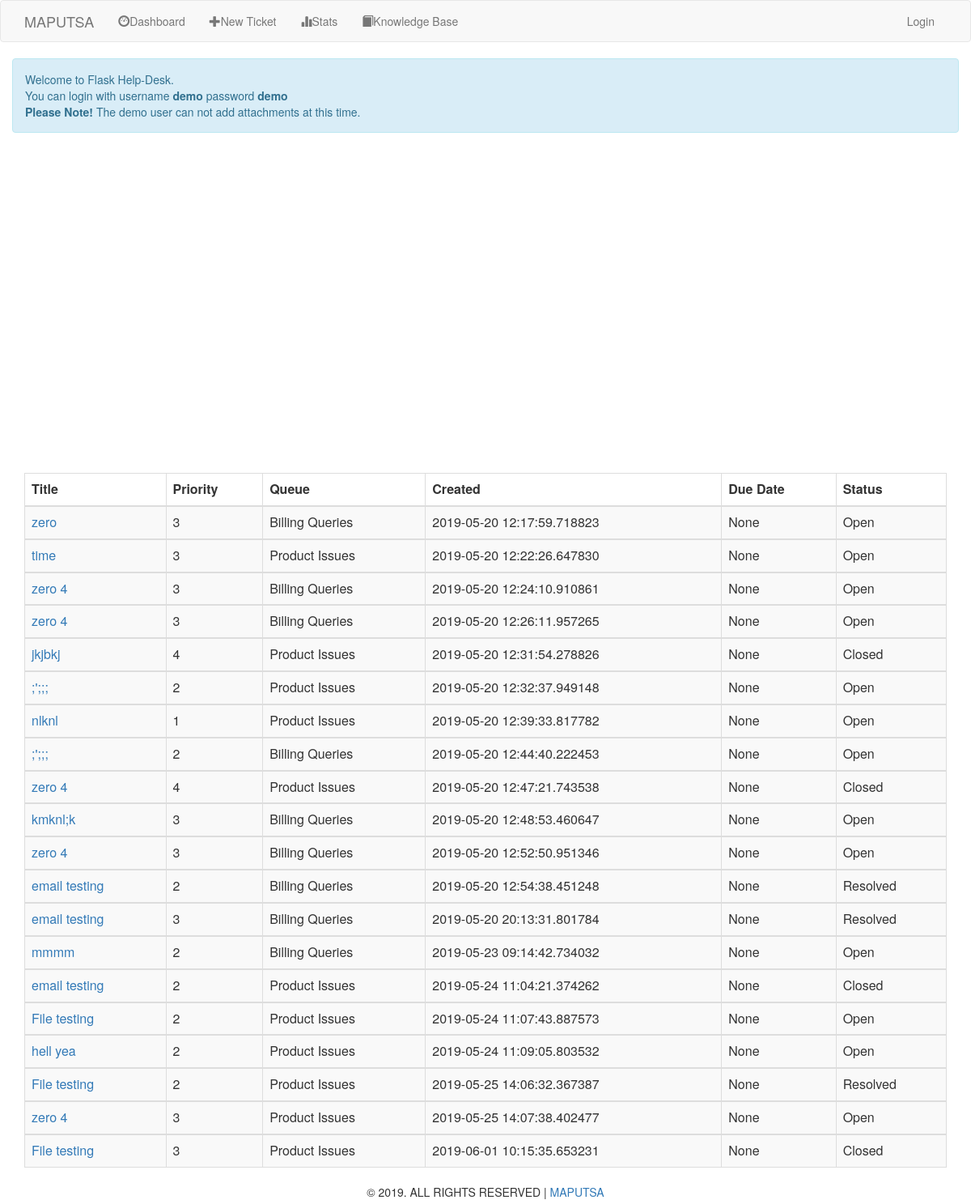
The page /entry on the database its author committed.
### app/models.py (models this page shows, shortened)
class SearchableMixin(object):
    @classmethod
    def search(cls, expression, page, per_page):
        ids, total = query_index(cls.__tablename__, expression, page, per_page)
        if total == 0:
            return cls.query.filter_by(id=0), 0
        when = []
        for i in range(len(ids)):
            when.append((ids[i], i))
        return cls.query.filter(cls.id.in_(ids)).order_by(
            db.case(when, values=cls.id)), total

class Ticket(SearchableMixin, db.Model):
    __searchable__ = ['email', 'title', 'content']
    id = db.Column(db.Integer, primary_key=True)
    name = db.Column(db.String(80))
    sender_id = db.Column(db.Integer, db.ForeignKey('user.id'))
    title = db.Column(db.String(120), db.ForeignKey('user.username'))
    content = db.Column(db.String(300))
    file = db.Column(db.String, default=None, nullable=True)
    department = db.Column(db.String)
    due_date = db.Column(db.DateTime, default=None)
    priority = db.Column(db.String)
    timestamp = db.Column(db.DateTime, index=True, default=datetime.utcnow)
    status = db.Column(db.String, default='Open')
    email = db.Column(db.String)
    data = db.Column(db.LargeBinary)

### app/routes.py (the view)
@app.route('/entry')
def thirty():
    point = Ticket.query.filter(Ticket.timestamp >= thirty_days).all()
    return render_template('thirty.html', point=point)

### app/templates/thirty.html
{% extends 'layout.html' %}
{% block app_content %}
   <table class="table table-striped table-bordered">
        <thead>
            <tr>
                <th scope="col">Title</th><th scope="col">Priority</th><th scope="col">Queue</th><th scope="col">Created</th><th scope="col">Due Date</th><th scope="col">Status</th>
            </tr>
        </thead>
    {% for items in point %}
        <tbody>
            <tr>
                <td><a href="{{ url_for('each', id=items.id) }}">{{ items.title }}</a></td><td>{{ items.priority }}</td><td>{{ items.department }}</td><td>{{ items.timestamp }}</td><td>{{ items.due_date }}</td><td>{{ items.status }}</td><br>
            </tr>
        </tbody>
    {% endfor %}
    </table>
{% endblock %}

### app/templates/layout.html (shortened to what this page needs)
<html>
{% extends 'bootstrap/base.html' %}
    {% block navbar %}
    <link rel="stylesheet" type="text/css" href="{{ url_for('static', filename='style.css') }}">
        <nav class="navbar navbar-default rr">
             <div class="container">
                   <div class="navbar-header">
                            <a class="navbar-brand" href="{{ url_for('index') }}">MAPUTSA</a>
                   </div>
                    <div class="collapse navbar-collapse" id="bs-example-navbar-collapse-1">
                        <ul class="nav navbar-nav">
                            <li><a href="{{ url_for('dashboard') }}"><span class="glyphicon glyphicon-dashboard"></span>Dashboard</a></li>
                                <li><a href="{{ url_for('tickets') }}"><span class="glyphicon glyphicon-plus"></span>New Ticket</a></li>
                                <li><a href="{{ url_for('stats') }}"><span class="glyphicon glyphicon-stats"></span>Stats</a></li>
                                <li><a href="{{ url_for('kb') }}"><span class="glyphicon glyphicon-book"></span>Knowledge Base </a></li>
                        </ul>
                            <ul class="nav navbar-nav navbar-right">
                                {% if current_user.is_anonymous %}
                                 <li><a href="{{ url_for('login') }}">Login</a></li>
                                {% else %}
                                 <li><a href="{{ url_for('user', username=current_user.username) }}">{{ current_user.username }}</a></li>
                                  <li><a href="{{ url_for('logout') }}">Logout</a></li>
                                {% endif %}
                            </ul>
                    </div>
            </div>
        </nav>
        <div class="alert container alert-info">
            <p>Welcome to Flask Help-Desk. <br>
            You can login with username <strong>demo</strong> password <strong>demo</strong></p>
            <strong>Please Note!</strong> The demo user can not add attachments at this time.
        </div>
    {% endblock %}
    {% block content %}
    <div class="container">
        {% block app_content %}{% endblock %}
    </div>
</body>
<footer class="page-footer font-small blue fixed-bottom">
    <div class="footer-copyright text-center py-3">&copy; <script>document.write(new Date().getFullYear())</script>. ALL RIGHTS RESERVED | <a href="https://www.facebook.com/tauraivmaputsa.valentine">MAPUTSA</a></div>
</footer>
</html>
{% endblock %}

### rows shown on the page
Ticket: title "zero", priority "3", department "Billing Queries", timestamp "2019-05-20 12:17:59.718823", due_date "None", status "Open"
Ticket: title "time", priority "3", department "Product Issues", timestamp "2019-05-20 12:22:26.647830", due_date "None", status "Open"
Ticket: title "zero 4", priority "3", department "Billing Queries", timestamp "2019-05-20 12:24:10.910861", due_date "None", status "Open"
Ticket: title "zero 4", priority "3", department "Billing Queries", timestamp "2019-05-20 12:26:11.957265", due_date "None", status "Open"
Ticket: title "jkjbkj", priority "4", department "Product Issues", timestamp "2019-05-20 12:31:54.278826", due_date "None", status "Closed"
Ticket: title ";';;;", priority "2", department "Product Issues", timestamp "2019-05-20 12:32:37.949148", due_date "None", status "Open"
Ticket: title "nlknl", priority "1", department "Product Issues", timestamp "2019-05-20 12:39:33.817782", due_date "None", status "Open"
Ticket: title ";';;;", priority "2", department "Billing Queries", timestamp "2019-05-20 12:44:40.222453", due_date "None", status "Open"
Ticket: title "zero 4", priority "4", department "Product Issues", timestamp "2019-05-20 12:47:21.743538", due_date "None", status "Closed"
Ticket: title "kmknl;k", priority "3", department "Billing Queries", timestamp "2019-05-20 12:48:53.460647", due_date "None", status "Open"
Ticket: title "zero 4", priority "3", department "Billing Queries", timestamp "2019-05-20 12:52:50.951346", due_date "None", status "Open"
Ticket: title "email testing", priority "2", department "Billing Queries", timestamp "2019-05-20 12:54:38.451248", due_date "None", status "Resolved"
Ticket: title "email testing", priority "3", department "Billing Queries", timestamp "2019-05-20 20:13:31.801784", due_date "None", status "Resolved"
Ticket: title "mmmm", priority "2", department "Billing Queries", timestamp "2019-05-23 09:14:42.734032", due_date "None", status "Open"
Ticket: title "email testing", priority "2", department "Product Issues", timestamp "2019-05-24 11:04:21.374262", due_date "None", status "Closed"
Ticket: title "File testing", priority "2", department "Product Issues", timestamp "2019-05-24 11:07:43.887573", due_date "None", status "Open"
Ticket: title "hell yea", priority "2", department "Product Issues", timestamp "2019-05-24 11:09:05.803532", due_date "None", status "Open"
Ticket: title "File testing", priority "2", department "Product Issues", timestamp "2019-05-25 14:06:32.367387", due_date "None", status "Resolved"
Ticket: title "zero 4", priority "3", department "Product Issues", timestamp "2019-05-25 14:07:38.402477", due_date "None", status "Open"
Ticket: title "File testing", priority "3", department "Product Issues", timestamp "2019-06-01 10:15:35.653231", due_date "None", status "Closed"
